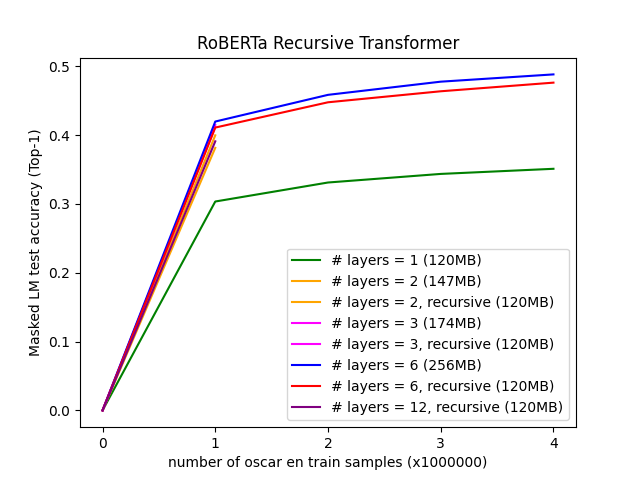

Here is the Python script that generated this plot:
import matplotlib.pyplot as plt
import numpy as np

x = np.array([0, 1, 2, 3, 4])
y1 = np.array([0, 0.30340382710933683, 0.3310104872369766, 0.34348129745364187, 0.35091807383656504])
y2 = np.array([0, 0.3813847729873657, np.nan, np.nan, np.nan])
y3 = np.array([0, 0.39953661878108976, np.nan, np.nan, np.nan])
y4 = np.array([0, 0.4145655731010437, np.nan, np.nan, np.nan])
y5 = np.array([0, 0.4117909865605831, np.nan, np.nan, np.nan])
y6 = np.array([0, 0.4195622387599945, 0.45833434972524645, 0.477471009747982, 0.4880324535870552])
y7 = np.array([0, 0.4107974250018597, 0.44753125154256823, 0.46352191767930984, 0.4760648959302902])
y8 = np.array([0, 0.39083645319104193, np.nan, np.nan, np.nan])

l1, = plt.plot(x, y1, color='green', label='# layers = 1 (120MB)')
l2, = plt.plot(x, y2, color='orange', label='# layers = 2 (147MB)')
l3, = plt.plot(x, y3, color='orange', label='# layers = 2, recursive (120MB)')
l4, = plt.plot(x, y4, color='magenta', label='# layers = 3 (174MB)')
l5, = plt.plot(x, y5, color='magenta', label='# layers = 3, recursive (120MB)')
l6, = plt.plot(x, y6, color='blue', label='# layers = 6 (256MB)')
l7, = plt.plot(x, y7, color='red', label='# layers = 6, recursive (120MB)')
l8, = plt.plot(x, y8, color='purple', label='# layers = 12, recursive (120MB)')


plt.xticks(np.arange(min(x), max(x)+1, 1.0))

plt.xlabel("number of oscar en train samples (x1000000)")
plt.ylabel("Masked LM test accuracy (Top-1)")
plt.title("RoBERTa Recursive Transformer")

plt.legend(handles=[l1, l2, l3, l4, l5, l6, l7, l8])

plt.show()
